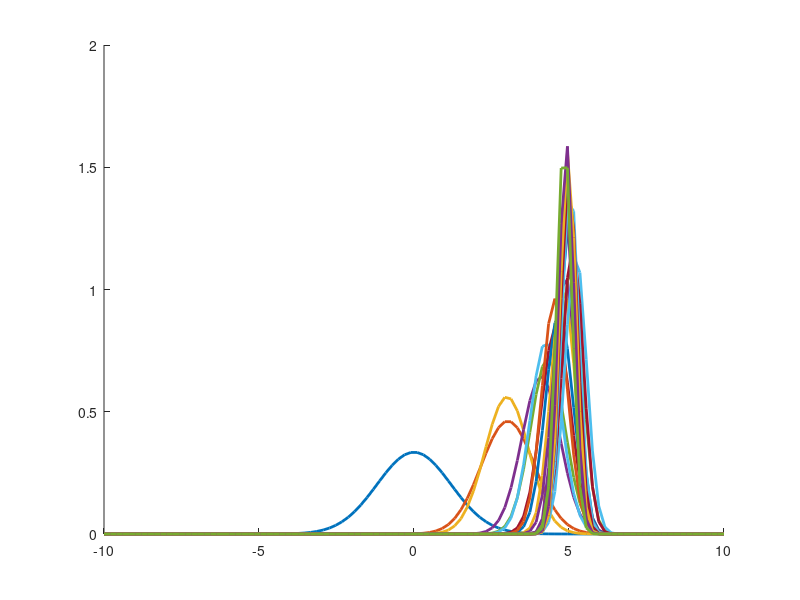
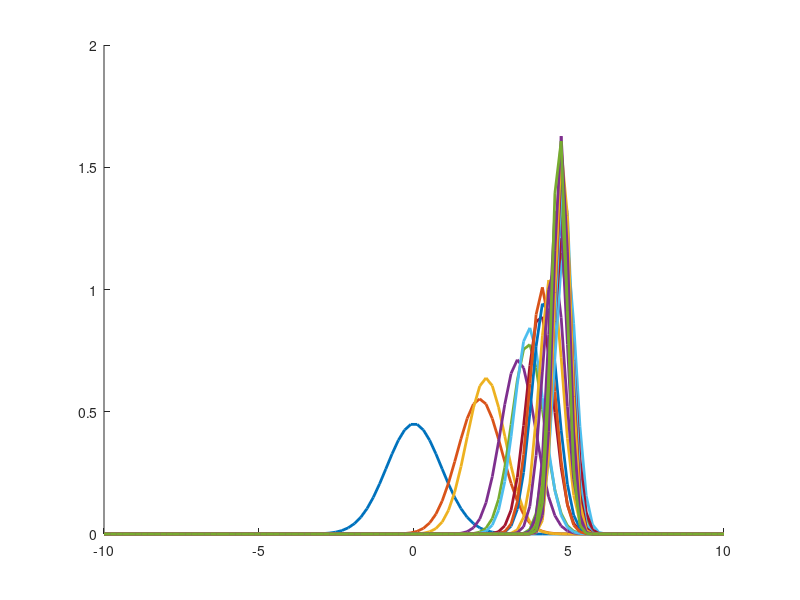
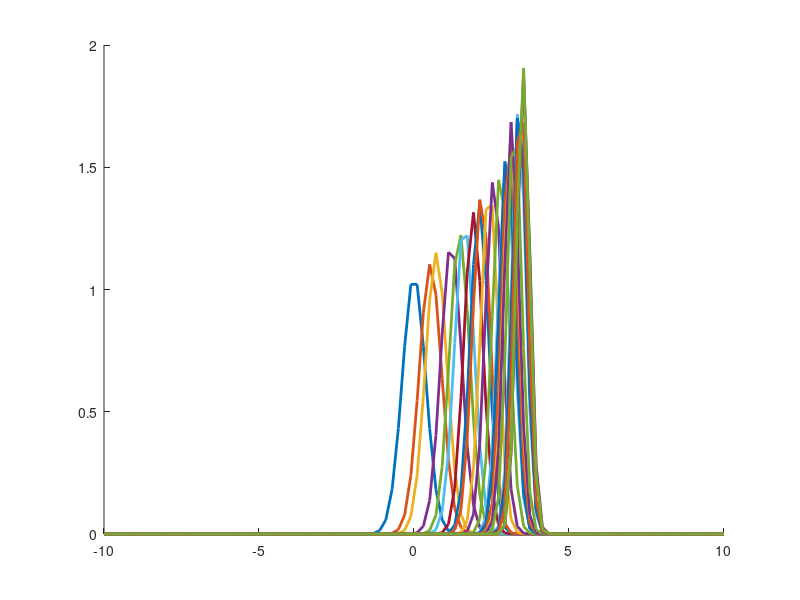
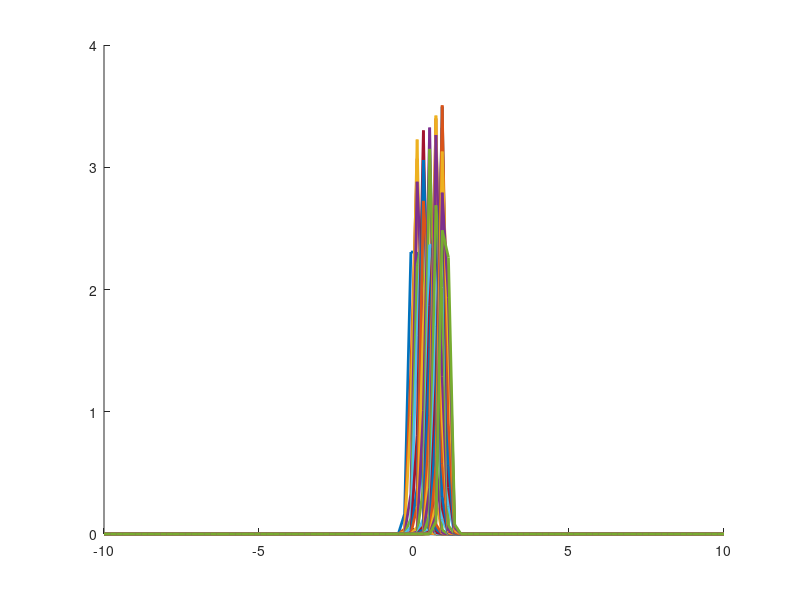

Here is the MATLAB script that generated these plots, in order:
clear
close all
clc

% Series
H=[3.1803, 3.0208, 6.3968, 5.0169, 4.0323,...
   6.2086, 5.3474, 3.5154, 7.0094, 5.4343,...
   7.2184, 6.7070, 3.9738, 3.0621, 4.8906,...
   4.5041, 3.7346, 5.7467, 7.2327, 4.1803,...
	 3.7299, 4.6305, 5.9945, 3.7187, 3.1980];

% Known variables
std=1.25;

y=[0];
x=linspace(-10,10,100);

% MLE of mean
for i=1:size(H,2)
  y=[y mean(H(1,1:i))];
end

figure(1);hold on;
for i=1:size(y,2)
  plot(x,normpdf(x, (i*(10*std^2)*y(1,i))/(std^2+i*10*std^2), sqrt(std^2*(10*std^2)/(std^2+i*10*std^2))),'linewidth',2);
end

figure(2);hold on;
for i=1:size(y,2)
  plot(x,normpdf(x, (i*(std^2)*y(1,i))/(std^2+i*std^2), sqrt(std^2*(std^2)/(std^2+i*std^2))),'linewidth',2);
end

figure(3);hold on;
for i=1:size(y,2)
  plot(x,normpdf(x, (i*(0.1*std^2)*y(1,i))/(std^2+i*0.1*std^2), sqrt(std^2*(0.1*std^2)/(std^2+i*0.1*std^2))),'linewidth',2);
end

figure(4);hold on;
for i=1:size(y,2)
  plot(x,normpdf(x, (i*(0.01*std^2)*y(1,i))/(std^2+i*0.01*std^2), sqrt(std^2*(0.01*std^2)/(std^2+i*0.01*std^2))),'linewidth',2);
end